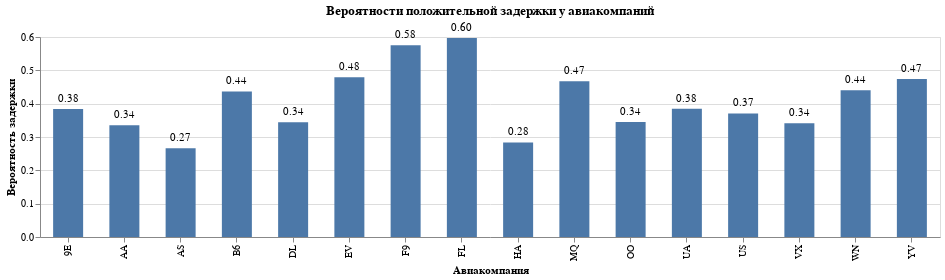

Source (notebook cell):
### Code cell
carr_pos_delay_chart + carr_pos_delay_chart_marks

### Figure 1 — Vega-Lite specification as saved in the notebook (floating-point values rounded to 4 significant figures)
{"config": {"view": {"continuousWidth": 300, "continuousHeight": 300}}, "layer": [{"mark": {"type": "bar", "size": 30}, "encoding": {"x": {"field": "carrier", "title": "Авиакомпания", "type": "nominal"}, "y": {"field": "pos_arr_delay_prob", "title": "Вероятность задержки", "type": "quantitative"}}, "title": "Вероятности положительной задержки у авиакомпаний"}, {"mark": {"type": "text", "align": "center", "baseline": "bottom", "dy": -5}, "encoding": {"text": {"field": "pos_arr_delay_prob", "format": ",.2f", "type": "quantitative"}, "x": {"field": "carrier", "title": "Авиакомпания", "type": "nominal"}, "y": {"field": "pos_arr_delay_prob", "title": "Вероятность задержки", "type": "quantitative"}}, "title": "Вероятности положительной задержки у авиакомпаний"}], "data": {"name": "data-98c09922f73f2c93807750872f5dcfb6"}, "height": 200, "width": 900, "$schema": "https://vega.github.io/schema/vega-lite/v5.17.0.json", "datasets": {"data-98c09922f73f2c93807750872f5dcfb6": [{"carrier": "9E", "flight": 17294, "is_positive_arr_delay": 6637, "pos_arr_delay_prob": 0.3838, "pos_arr_delay_carr_weight": 0.0499, "pos_arr_delay_carr_weight_prob": 0.02028}, {"carrier": "AA", "flight": 31947, "is_positive_arr_delay": 10706, "pos_arr_delay_prob": 0.3351, "pos_arr_delay_carr_weight": 0.08049, "pos_arr_delay_carr_weight_prob": 0.03271}, {"carrier": "AS", "flight": 709, "is_positive_arr_delay": 189, "pos_arr_delay_prob": 0.2666, "pos_arr_delay_carr_weight": 0.001421, "pos_arr_delay_carr_weight_prob": 0.0005774}, {"carrier": "B6", "flight": 54049, "is_positive_arr_delay": 23609, "pos_arr_delay_prob": 0.4368, "pos_arr_delay_carr_weight": 0.1775, "pos_arr_delay_carr_weight_prob": 0.07212}, {"carrier": "DL", "flight": 47658, "is_positive_arr_delay": 16413, "pos_arr_delay_prob": 0.3444, "pos_arr_delay_carr_weight": 0.1234, "pos_arr_delay_carr_weight_prob": 0.05014}, {"carrier": "EV", "flight": 51108, "is_positive_arr_delay": 24484, "pos_arr_delay_prob": 0.4791, "pos_arr_delay_carr_weight": 0.1841, "pos_arr_delay_carr_weight_prob": 0.0748}, {"carrier": "F9", "flight": 681, "is_positive_arr_delay": 392, "pos_arr_delay_prob": 0.5756, "pos_arr_delay_carr_weight": 0.002947, "pos_arr_delay_carr_weight_prob": 0.001198}, {"carrier": "FL", "flight": 3175, "is_positive_arr_delay": 1895, "pos_arr_delay_prob": 0.5969, "pos_arr_delay_carr_weight": 0.01425, "pos_arr_delay_carr_weight_prob": 0.005789}, {"carrier": "HA", "flight": 342, "is_positive_arr_delay": 97, "pos_arr_delay_prob": 0.2836, "pos_arr_delay_carr_weight": 0.0007293, "pos_arr_delay_carr_weight_prob": 0.0002963}, {"carrier": "MQ", "flight": 25037, "is_positive_arr_delay": 11693, "pos_arr_delay_prob": 0.467, "pos_arr_delay_carr_weight": 0.08791, "pos_arr_delay_carr_weight_prob": 0.03572}, {"carrier": "OO", "flight": 29, "is_positive_arr_delay": 10, "pos_arr_delay_prob": 0.3448, "pos_arr_delay_carr_weight": 7.519e-05, "pos_arr_delay_carr_weight_prob": 3.055e-05}, {"carrier": "UA", "flight": 57782, "is_positive_arr_delay": 22222, "pos_arr_delay_prob": 0.3846, "pos_arr_delay_carr_weight": 0.1671, "pos_arr_delay_carr_weight_prob": 0.06789}, {"carrier": "US", "flight": 19831, "is_positive_arr_delay": 7349, "pos_arr_delay_prob": 0.3706, "pos_arr_delay_carr_weight": 0.05525, "pos_arr_delay_carr_weight_prob": 0.02245}, {"carrier": "VX", "flight": 5116, "is_positive_arr_delay": 1746, "pos_arr_delay_prob": 0.3413, "pos_arr_delay_carr_weight": 0.01313, "pos_arr_delay_carr_weight_prob": 0.005334}, {"carrier": "WN", "flight": 12044, "is_positive_arr_delay": 5304, "pos_arr_delay_prob": 0.4404, "pos_arr_delay_carr_weight": 0.03988, "pos_arr_delay_carr_weight_prob": 0.0162}, {"carrier": "YV", "flight": 544, "is_positive_arr_delay": 258, "pos_arr_delay_prob": 0.4743, "pos_arr_delay_carr_weight": 0.00194, "pos_arr_delay_carr_weight_prob": 0.0007882}]}}
